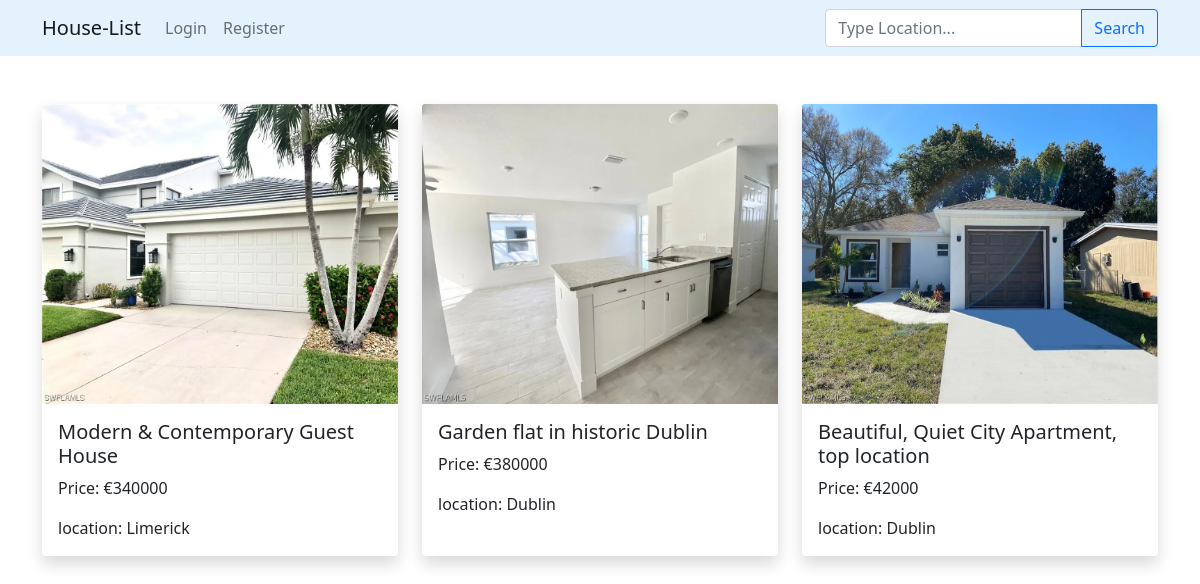
The page / on the database its author committed.
### main.py (models this page shows, shortened)
class House(db.Model):
    __tablename__ = "houses"
    id = db.Column(db.Integer, primary_key=True)
    title = db.Column(db.String(100))
    price = db.Column(db.Integer)
    location = db.Column(db.String(100))
    description = db.Column(db.Text)
    image_1 = db.Column(db.String(150), nullable=False, default='image1.jpg')
    image_2 = db.Column(db.String(150), nullable=False, default='image2.jpg')
    image_3 = db.Column(db.String(150), nullable=False, default='image3.jpg')
    contacts = db.relationship('Contact', backref='house', lazy=True)
    created_at = db.Column(db.DateTime, nullable=False, default=datetime.utcnow)

### main.py (the view)
@app.route('/')
def home():
    houses = House.query.order_by(House.created_at.desc()).all()
    return render_template('home.html', houses=houses)

### templates/home.html
{% extends 'base.html' %}
{% block content %}
    <div class="container my-4">
    <div class="row row-cols-1 row-cols-md-3 g-4 mt-4">
      {% for house in houses %}
        <div class="col">
          <a href="{{ url_for('house_details', house_id=house.id) }}" class="text-decoration-none text-dark">
          <div class="card h-100 shadow border-0">
            <img style="min-height:300px;max-height:300px;" src="{% if house.image_1 %}{{ url_for('uploaded_file', filename=house.image_1) }}{% endif %}" class="card-img-top"
              alt="Hollywood Sign on The Hill" />
            <div class="card-body">
              <h5 class="card-title">{{ house.title }}</h5>
              <p class="card-text">Price: €{{ house.price }}</p>
              <p class="card-text">location: {{ house.location }}</p>
            </div>
          </div>
        </a>
        </div>
      {% endfor %}
    </div>
    </div>
{% endblock %}

### templates/base.html (shortened to what this page needs)
{% from 'bootstrap5/utils.html' import render_messages %}
<!DOCTYPE html>
<html lang="en">
<head>
    <link href="https://cdn.jsdelivr.net/npm/bootstrap@5.0.2/dist/css/bootstrap.min.css" rel="stylesheet">
</head>
<body>
    {% include 'includes/navbar.html' %}
    {% block content %}
    {% endblock content %}
</body>
</html>

### templates/includes/navbar.html (shortened to what this page needs)
<nav class="navbar navbar-expand-lg navbar-light" style="background-color: #e3f2fd;">
  <div class="container">
    <a class="navbar-brand" href="/">House-List</a>
    <div class="collapse navbar-collapse" id="navbarTogglerDemo02">
      <ul class="navbar-nav me-auto mb-2 mb-lg-0">
        {% if current_user.is_authenticated %}
        {% if current_user.is_admin %}
        <li class="nav-item">
          <a class="nav-link active" aria-current="page" href="{{ url_for('admin') }}">Admin</a>
        </li>
        {% else %}
        <li class="nav-item">
          <a class="nav-link" href="{{ url_for('my_contacts') }}">Previous Contacted</a>
        </li>
        {% endif %}
        <li class="nav-item">
          <a class="nav-link" href="{{ url_for('logout') }}">Logout</a>
        </li>
        {% else %}
        <li class="nav-item">
          <a class="nav-link" href="{{ url_for('login') }}">Login</a>
        </li>
        <li class="nav-item">
          <a class="nav-link" href="{{ url_for('register') }}">Register</a>
        </li>
        {% endif %}
      </ul>
      <form class="d-flex input-group w-auto" action="{{ url_for('search') }}" method="GET">
        <input
          id="locationInput"
          type="text"
          class="form-control"
          placeholder="Type Location..."
          aria-label="Search"
          value="{{location}}"
          name="location"
        />
        <button
          class="btn btn-outline-primary"
          type="submit"
          data-mdb-ripple-color="dark"
        >
          Search
        </button>
      </form>
    </div>
  </div>
</nav>

### rows shown on the page
House: image_1 (picture), title "Modern & Contemporary Guest House", price "340000", location "Limerick"
House: image_1 (picture), title "Garden flat in historic Dublin", price "380000", location "Dublin"
House: image_1 (picture), title "Beautiful, Quiet City Apartment, top location", price "42000", location "Dublin"
